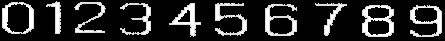
//> input picture SuperLottoScan Prototype/template_0_to_9.png, 445 x 41 px
$ ./lottoscan template_0_to_9.png template_0_to_9.png   (built with g++ and OpenCV 4)
//> lines starting //> are read from the running program, lines starting //| are printed output that depends on the picture; after the words box and inside, x2 and y2 are one past the last pixel; in counts of white or black regions, pixels touching at a corner belong together
#include <cv.h>
#include <cvaux.h>
#include <highgui.h>
#include <stdio.h>


struct MatchError {
    int    digit;
    double error;
};


int cmp_match_error(const void* a, const void* b) {
    struct MatchError* error_a = (struct MatchError*)a;
    struct MatchError* error_b = (struct MatchError*)b;

    int ret_val = 0;

    if(error_a->error < error_b->error) {
        ret_val = -1;
    }
    else if(error_a->error > error_b->error) {
        ret_val = 1;
    }

    return(ret_val);
}

double pghMatchShapes(CvSeq *shape1, CvSeq *shape2) {
    int dims[] = {5, 5};

    CvHistogram* hist1 = cvCreateHist(2, dims, CV_HIST_ARRAY, NULL, 1);
    CvHistogram* hist2 = cvCreateHist(2, dims, CV_HIST_ARRAY, NULL, 1);

    cvCalcPGH(shape1, hist1);
    cvCalcPGH(shape2, hist2);

    cvNormalizeHist(hist1, 1.0f);
    cvNormalizeHist(hist2, 1.0f);

    double corr = cvCompareHist(hist1, hist2, CV_COMP_BHATTACHARYYA);

    cvReleaseHist(&hist1);
    cvReleaseHist(&hist2);

    return(corr);
}

void match_template(CvSeq* contours, CvSeq* tmpl_contours) {

    int    digit_array[] = {9, 8, 6, 7, 5, 4, 3, 2, 0, 1};
    struct MatchError match_errors[10];

    for(int num_idx = 0; tmpl_contours != 0; tmpl_contours = tmpl_contours->h_next, num_idx++) {
        CvRect rect = cvBoundingRect(tmpl_contours);
        int    area = rect.width * rect.height;

        if (area < 400) {
            continue;
        }

        double error = pghMatchShapes(contours, tmpl_contours);

        match_errors[num_idx].digit = digit_array[num_idx];
        match_errors[num_idx].error = error;
    }

    qsort(match_errors, 10, sizeof(struct MatchError), cmp_match_error);

    printf("Closest match: %d or %d\n", match_errors[0].digit, match_errors[1].digit);

    return;
}

int main(int argc, char** argv)
{
    char *lotto_ticket_img_file = argv[1];
    char *tmpl_0_to_9_img_file  = argv[2];

    // Load template fle
    IplImage* tmpl_0_to_9_img = cvLoadImage(tmpl_0_to_9_img_file, 0);
//> tmpl_0_to_9_img is the input picture: 41 rows x 445 cols, CV_8UC1; min 0, max 255, mean 43.5

    if(tmpl_0_to_9_img == NULL) {
        printf("\nERROR: Failed to load 0 to 9 template image file: %s\n", tmpl_0_to_9_img_file);
        return(1);
    }

    // Load ticket image
    IplImage* lotto_ticket_img = cvLoadImage(lotto_ticket_img_file, 0);

    if(lotto_ticket_img == NULL) {
        printf("\nERROR: Failed to load ticket image file: %s\n", lotto_ticket_img_file);
        return(1);
    }

    IplImage* tmp_ticket_img = cvCreateImage(cvGetSize(lotto_ticket_img), lotto_ticket_img->depth, 1);

    // Pre-process images
    cvThreshold(tmpl_0_to_9_img , tmpl_0_to_9_img , 100, 255, CV_THRESH_BINARY);
//> tmpl_0_to_9_img: 41 rows x 445 cols, CV_8UC1; 18.4% white; 10 white regions, largest, box (x1, y1, x2, y2) and area: (362, 5, 394, 37) 455, (265, 4, 297, 36) 396, (410, 5, 442, 37) 392
    cvThreshold(lotto_ticket_img, lotto_ticket_img, 100, 255, CV_THRESH_BINARY_INV);
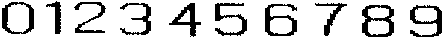
//> lotto_ticket_img: 41 rows x 445 cols, CV_8UC1; 81.6% white; 10 black regions

    cvNamedWindow("Temporary");

    // Find contours
    CvSeq*        contours          = 0;
    CvSeq*        tmpl_contours     = 0;
    CvSeq*        low_contours      = 0;
    CvSeq*        low_tmpl_contours = 0;
    CvMemStorage* storage           = cvCreateMemStorage(0);

    cvFindContours(tmpl_0_to_9_img , storage, &tmpl_contours, sizeof(CvContour), CV_RETR_CCOMP, CV_CHAIN_APPROX_NONE);
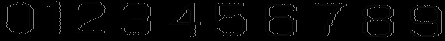
//> tmpl_0_to_9_img: 41 rows x 445 cols, CV_8UC1; min 0, max 145, mean 4.7
//> tmpl_contours = 10 contours; largest, box (x1, y1, x2, y2) and area: (362, 5, 394, 37) 860, (2, 2, 34, 34) 856, (265, 4, 297, 36) 626, (410, 5, 442, 37) 582, (169, 3, 201, 37) 374
    cvFindContours(lotto_ticket_img, storage, &contours     , sizeof(CvContour), CV_RETR_CCOMP, CV_CHAIN_APPROX_NONE);
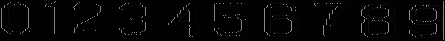
//> lotto_ticket_img: 41 rows x 445 cols, CV_8UC1; min 0, max 146, mean 5.6
//> contours = 7 contours; box (x1, y1, x2, y2) and area: (1, 1, 444, 40) 16546, (7, 4, 29, 33) 498, (270, 18, 292, 34) 285, (415, 8, 437, 22) 242, (368, 20, 389, 35) 238, (368, 7, 389, 19) 171, (178, 10, 190, 22) 64

    low_contours      = cvApproxPoly(contours     , sizeof(CvContour), storage, CV_POLY_APPROX_DP, 1, 1);
//> low_contours = 7 contours; box (x1, y1, x2, y2) and area: (1, 1, 444, 40) 16540, (7, 4, 29, 33) 508, (270, 18, 292, 34) 290, (368, 20, 389, 35) 244, (415, 8, 437, 22) 243, (368, 7, 389, 19) 179, (178, 10, 190, 22) 62
    low_tmpl_contours = cvApproxPoly(tmpl_contours, sizeof(CvContour), storage, CV_POLY_APPROX_DP, 1, 1);
//> low_tmpl_contours = 10 contours; largest, box (x1, y1, x2, y2) and area: (2, 2, 34, 34) 860, (362, 5, 394, 37) 850, (265, 4, 297, 36) 622, (410, 5, 442, 37) 580, (169, 3, 201, 37) 384

    for(; low_contours != 0; low_contours = low_contours->h_next) {
        CvRect rect = cvBoundingRect(low_contours);
        int    area = rect.width * rect.height;

        if (area < 400) {
            continue;
        }

        cvDrawContours(tmp_ticket_img, low_contours, cvScalarAll(255), cvScalar(255), 0, 1);
        cvShowImage("Temporary", tmp_ticket_img);

//> (the run ends here: the program needs code that is not available in this run, at `cvCalcPGH(shape1, hist1);`)
